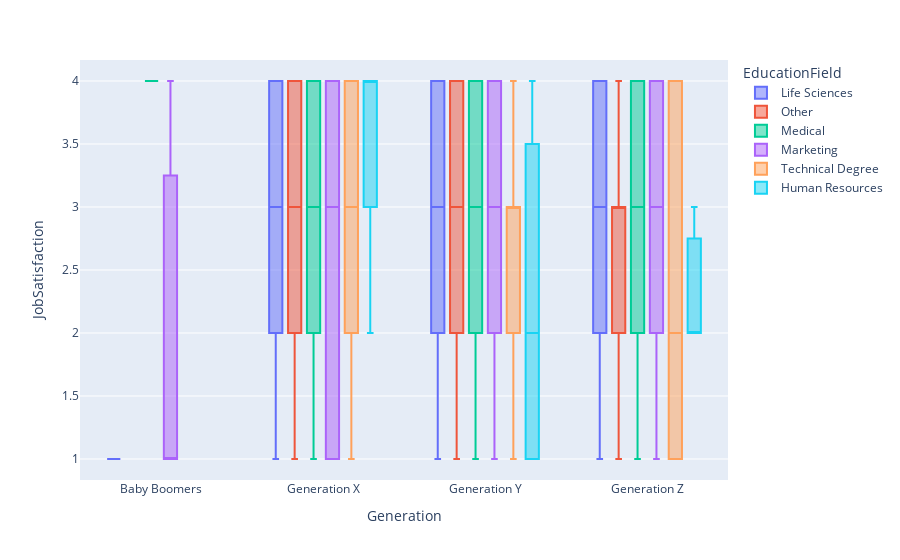

Notebook source saved alongside this figure:
### Code cell
px.box(data_frame=df, x='Generation', y='JobSatisfaction', color="EducationField", category_orders={"Generation": ['Baby Boomers','Generation X','Generation Y','Generation Z']})

### Figure 1 — Plotly figure (JSON) as saved in the notebook; plotly's stock layout.template omitted (floating-point values rounded to 4 significant figures; data arrays with more than 128 entries replaced by an {"elided": "..."} marker saying what was removed)
{"data": [{"alignmentgroup": "True", "hovertemplate": "EducationField=Life Sciences<br>Generation=%{x}<br>JobSatisfaction=%{y}<extra></extra>", "legendgroup": "Life Sciences", "marker": {"color": "#636efa"}, "name": "Life Sciences", "notched": false, "offsetgroup": "Life Sciences", "orientation": "v", "showlegend": true, "type": "box", "x": {"elided": "606 str values"}, "x0": " ", "xaxis": "x", "y": {"elided": "606 int values"}, "y0": " ", "yaxis": "y"}, {"alignmentgroup": "True", "hovertemplate": "EducationField=Other<br>Generation=%{x}<br>JobSatisfaction=%{y}<extra></extra>", "legendgroup": "Other", "marker": {"color": "#EF553B"}, "name": "Other", "notched": false, "offsetgroup": "Other", "orientation": "v", "showlegend": true, "type": "box", "x": ["Generation Y", "Generation Z", "Generation X", "Generation X", "Generation Y", "Generation X", "Generation Z", "Generation Y", "Generation Z", "Generation Y", "Generation X", "Generation X", "Generation Y", "Generation Y", "Generation Y", "Generation X", "Generation Y", "Generation Y", "Generation Y", "Generation X", "Generation Y", "Generation Y", "Generation Y", "Generation Z", "Generation Y", "Generation Y", "Generation X", "Generation Y", "Generation Y", "Generation Y", "Generation X", "Generation Y", "Generation Y", "Generation Z", "Generation Z", "Generation Y", "Generation X", "Generation Y", "Generation Z", "Generation Y", "Generation Y", "Generation Y", "Generation Y", "Generation Y", "Generation Y", "Generation Y", "Generation Y", "Generation Y", "Generation X", "Generation Y", "Generation X", "Generation Y", "Generation X", "Generation Z", "Generation Y", "Generation Y", "Generation Y", "Generation Y", "Generation Y", "Generation Y", "Generation X", "Generation Y", "Generation Z", "Generation Y", "Generation Y", "Generation Z", "Generation X", "Generation X", "Generation Y", "Generation Y", "Generation Y", "Generation Y", "Generation Y", "Generation Y", "Generation Z", "Generation Y", "Generation Y", "Generation Z", "Generation Z", "Generation Z", "Generation Y", "Generation Z"], "x0": " ", "xaxis": "x", "y": [3, 3, 3, 4, 4, 1, 3, 3, 2, 4, 4, 4, 1, 4, 4, 3, 3, 1, 3, 2, 1, 3, 3, 2, 4, 4, 4, 3, 4, 4, 4, 2, 3, 1, 4, 1, 2, 4, 2, 3, 2, 2, 4, 3, 3, 2, 1, 3, 3, 4, 4, 2, 1, 1, 1, 4, 1, 3, 1, 1, 1, 4, 3, 4, 1, 1, 4, 2, 4, 3, 2, 2, 4, 2, 4, 4, 2, 4, 3, 3, 2, 3], "y0": " ", "yaxis": "y"}, {"alignmentgroup": "True", "hovertemplate": "EducationField=Medical<br>Generation=%{x}<br>JobSatisfaction=%{y}<extra></extra>", "legendgroup": "Medical", "marker": {"color": "#00cc96"}, "name": "Medical", "notched": false, "offsetgroup": "Medical", "orientation": "v", "showlegend": true, "type": "box", "x": {"elided": "464 str values"}, "x0": " ", "xaxis": "x", "y": {"elided": "464 int values"}, "y0": " ", "yaxis": "y"}, {"alignmentgroup": "True", "hovertemplate": "EducationField=Marketing<br>Generation=%{x}<br>JobSatisfaction=%{y}<extra></extra>", "legendgroup": "Marketing", "marker": {"color": "#ab63fa"}, "name": "Marketing", "notched": false, "offsetgroup": "Marketing", "orientation": "v", "showlegend": true, "type": "box", "x": {"elided": "159 str values"}, "x0": " ", "xaxis": "x", "y": {"elided": "159 int values"}, "y0": " ", "yaxis": "y"}, {"alignmentgroup": "True", "hovertemplate": "EducationField=Technical Degree<br>Generation=%{x}<br>JobSatisfaction=%{y}<extra></extra>", "legendgroup": "Technical Degree", "marker": {"color": "#FFA15A"}, "name": "Technical Degree", "notched": false, "offsetgroup": "Technical Degree", "orientation": "v", "showlegend": true, "type": "box", "x": {"elided": "132 str values"}, "x0": " ", "xaxis": "x", "y": {"elided": "132 int values"}, "y0": " ", "yaxis": "y"}, {"alignmentgroup": "True", "hovertemplate": "EducationField=Human Resources<br>Generation=%{x}<br>JobSatisfaction=%{y}<extra></extra>", "legendgroup": "Human Resources", "marker": {"color": "#19d3f3"}, "name": "Human Resources", "notched": false, "offsetgroup": "Human Resources", "orientation": "v", "showlegend": true, "type": "box", "x": ["Generation Y", "Generation X", "Generation X", "Generation Y", "Generation Y", "Generation Y", "Generation Y", "Generation Y", "Generation Y", "Generation Y", "Generation Y", "Generation Y", "Generation Y", "Generation Y", "Generation Y", "Generation Y", "Generation X", "Generation Z", "Generation Y", "Generation Y", "Generation Y", "Generation Y", "Generation Y", "Generation Y", "Generation Z", "Generation X", "Generation Z"], "x0": " ", "xaxis": "x", "y": [1, 4, 4, 4, 1, 1, 4, 3, 2, 2, 4, 2, 3, 3, 1, 3, 4, 3, 2, 4, 2, 1, 1, 4, 2, 2, 2], "y0": " ", "yaxis": "y"}], "layout": {"boxmode": "group", "legend": {"title": {"text": "EducationField"}, "tracegroupgap": 0}, "margin": {"t": 60}, "xaxis": {"anchor": "y", "categoryarray": ["Baby Boomers", "Generation X", "Generation Y", "Generation Z"], "categoryorder": "array", "domain": [0, 1], "title": {"text": "Generation"}}, "yaxis": {"anchor": "x", "domain": [0, 1], "title": {"text": "JobSatisfaction"}}}}
